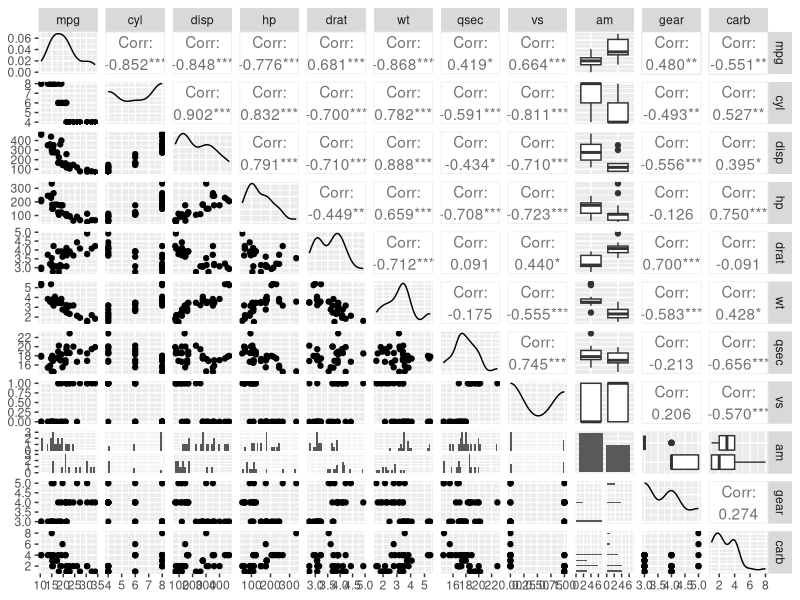
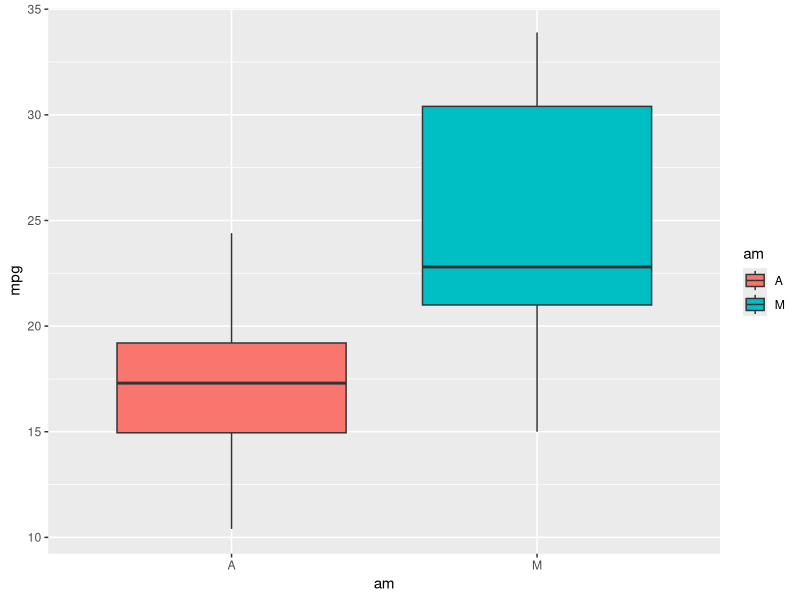
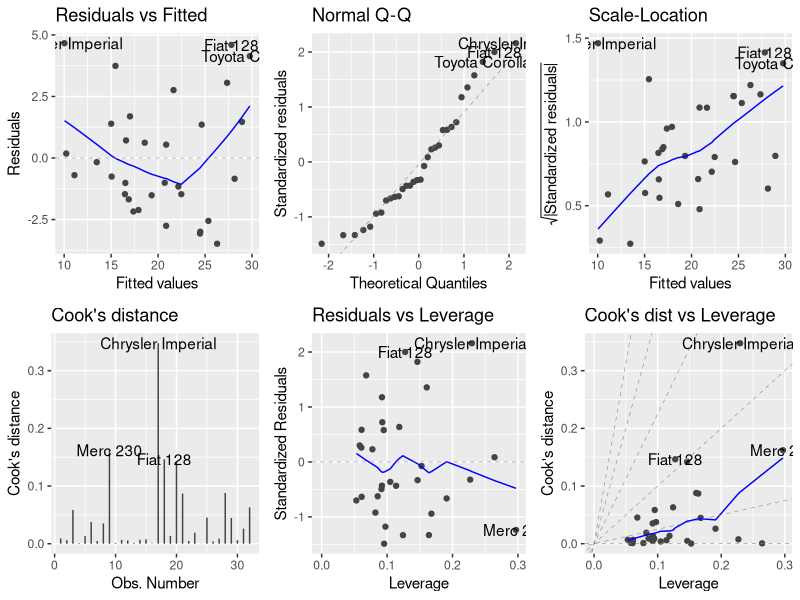

The R source for these figures, in order:
## ---- chunk 1
library(ggfortify)
library(ggplot2)
library(GGally)
library(dplyr)
library(MASS)
library(xtable)

data("mtcars")

mtcars$am = factor(mtcars$am, labels = c("A", "M"))
## ---- chunk 2
fit <- lm(mpg ~ cyl+disp+hp+drat+wt+qsec+vs+am+gear+carb,mtcars)
fit_select<- stepAIC(fit, direction="backward")
## ---- chunk 3
print(xtable(fit_select),comment=FALSE)
## ---- chunk 4
ggpairs(mtcars, color="am")

## ---- chunk 5
ggplot(mtcars) + geom_boxplot(aes(x = am, y=mpg, fill=am))
## ---- chunk 6
autoplot(fit_select,which = 1:6, ncol = 3)
